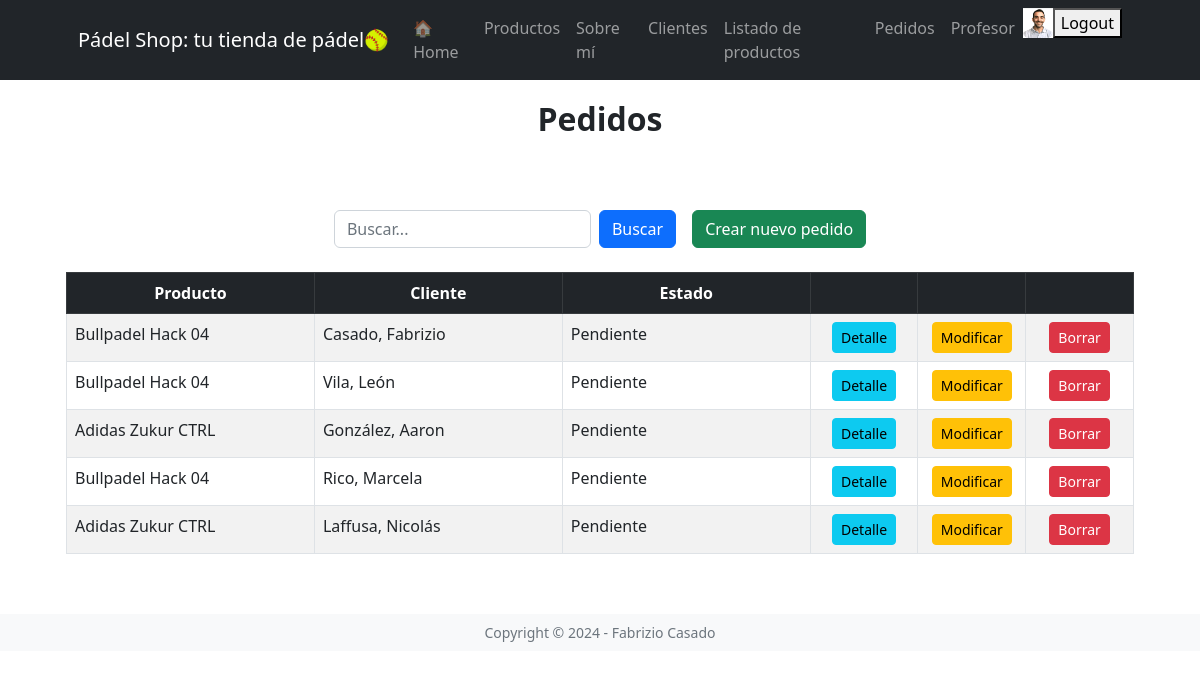
Before: /productos/pedido/list (signed in) with the older database file.
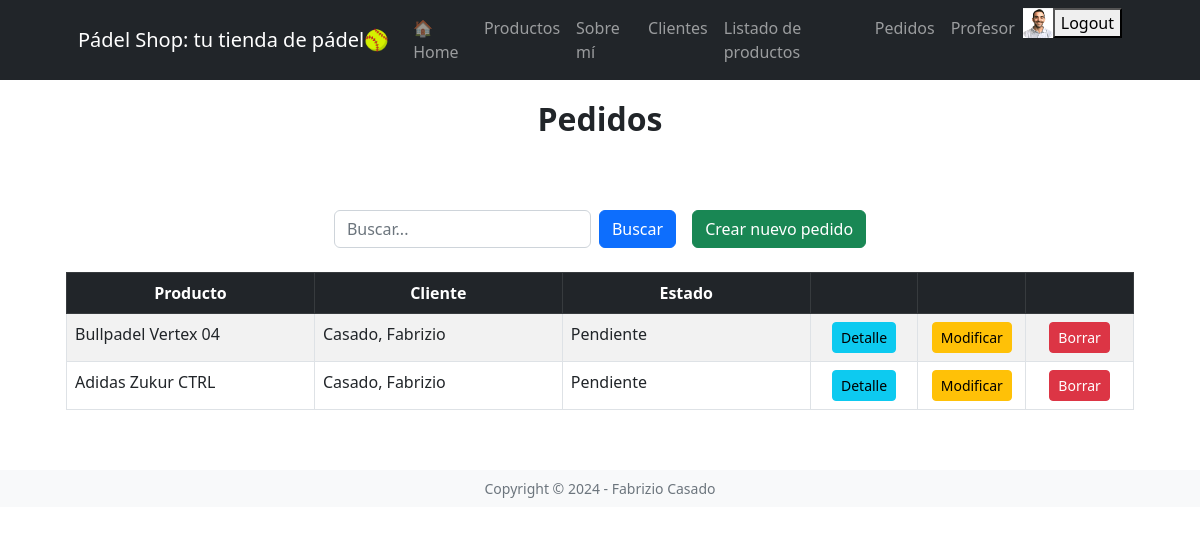
After: the same page with the newer database file.
### productos/models.py (models this page shows, shortened)
class Pedido(models.Model):
    class Estado(models.TextChoices):
        PENDIENTE = 'Pendiente', 'Pendiente'
        ENTREGADO = 'Entregado', 'Entregado'
        CANCELADO = 'Cancelado', 'Cancelado'
    cliente = models.ForeignKey(Cliente, on_delete=models.CASCADE)
    producto = models.ForeignKey(ProductoCategoria, on_delete=models.CASCADE)
    descripcion = models.TextField(blank=True, null=True)
    fecha_solicitud = models.DateTimeField(auto_now_add=True)
    fecha_entrega = models.DateTimeField(blank=True, null=True)
    estado = models.CharField(max_length=20, choices=Estado.choices, default=Estado.PENDIENTE)

class ProductoCategoria(models.Model):
    nombre = models.CharField(max_length=100, unique=True)
    descripcion = models.TextField(blank=True, null=True)
    precio = models.DecimalField(max_digits=10, decimal_places=2, null=True)
    disponible = models.BooleanField(default=True)
    def __str__(self):
        return self.nombre
    class Meta:
        verbose_name = 'Categoría de Producto'
        verbose_name_plural = 'Categorías de Productos'

### clientes/models.py (models this page shows)
class Cliente(models.Model):
    nombre = models.CharField(max_length=50)
    apellido = models.CharField(max_length=50)
    nacimiento = models.DateField(null=True, blank=True)
    telefono = models.CharField(
        max_length=15,
        null = True,
        blank = False,
        validators=[
            RegexValidator(r'^\d{10,15}$', 'El número de teléfono debe contener solo números (entre 10 y 15 dígitos).')
        ]
    )
    email = models.CharField(max_length=100, null=True, blank=True,)
    pais_origen_id = models.ForeignKey(
        Pais, on_delete=models.SET_NULL, null=True, blank=True, verbose_name='País'
    )
    def __str__(self):
        return f'{self.apellido}, {self.nombre}'
    class Meta:
        verbose_name = 'Cliente'
        verbose_name_plural = 'Clientes'

### productos/views.py (the view)
# urls.py: path('pedido/list', login_required(views.pedido_list), name='pedido_list'),
def pedido_list(request):
    q = request.GET.get('q')
    if q:
        query = Pedido.objects.filter(nombre__icontains=q)
    else:
        query = Pedido.objects.all()
    context = {'object_list': query}
    return render(request, 'productos/pedido_list.html', context)

### productos/templates/productos/pedido_list.html (shortened to what this page needs)
{% extends 'core/base.html' %}
{% block header %}
Pedidos
{% endblock header %}
{% block main %}
<div class="container my-4">
    <div class="d-flex justify-content-center">
        <form method="get" class="d-flex me-3">
            <input type="text" class="form-control me-2" name="q" placeholder="Buscar...">
            <button type="submit" class="btn btn-primary">Buscar</button>
        </form>
        <a href="{% url 'productos:pedido_create' %}">
            <button class="btn btn-success">Crear nuevo pedido</button>
        </a>
    </div>
        <table class="table table-bordered table-striped">
            <thead class="table-dark text-center">
                <tr>
                    <th style="width: 23%;">Producto</th>
                    <th style="width: 23%;">Cliente</th>
                    <th style="width: 23%;">Estado</th>
                    <th style="width: 10%;"></th>
                    <th style="width: 10%;"></th>
                    <th style="width: 10%;"></th>
                </tr>
            </thead>
            <tbody>
                {% for object in object_list %}
                    <tr>
                        <td>{{ object.producto }}</td>
                        <td>{{ object.cliente }}</td>
                        <td>{{ object.estado }}</td>
                        <td class="text-center">
                            <a href="{% url 'productos:pedido_detail' object.id %}" class="btn btn-info btn-sm">Detalle</a>
                        </td>
                        <td class="text-center">
                            <a href="{% url 'productos:pedido_update' object.id %}" class="btn btn-warning btn-sm">Modificar</a>
                        </td>
                        <td class="text-center">
                            <a href="{% url 'productos:pedido_delete' object.id %}" class="btn btn-danger btn-sm">Borrar</a>
                        </td>
                    </tr>
                {% empty %}
                    <tr>
                        <td colspan="4" class="text-center">No hay pedidos registrados.</td>
                    </tr>
                {% endfor %}
            </tbody>
        </table>
    </div>
{% endblock main %}

Changed rows visible on the page:
removed Pedido: producto "Bullpadel Hack 04", cliente "Casado, Fabrizio", estado "Pendiente"
removed Pedido: producto "Bullpadel Hack 04", cliente "Vila, León", estado "Pendiente"
removed Pedido: producto "Adidas Zukur CTRL", cliente "González, Aaron", estado "Pendiente"
removed Pedido: producto "Bullpadel Hack 04", cliente "Rico, Marcela", estado "Pendiente"
removed Pedido: producto "Adidas Zukur CTRL", cliente "Laffusa, Nicolás", estado "Pendiente"
added Pedido: producto "Bullpadel Vertex 04", cliente "Casado, Fabrizio", estado "Pendiente"
added Pedido: producto "Adidas Zukur CTRL", cliente "Casado, Fabrizio", estado "Pendiente"
